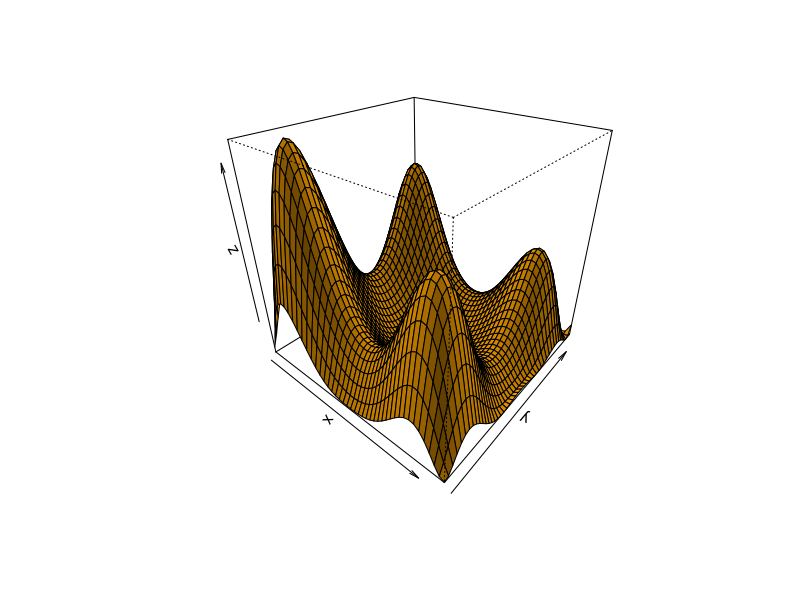

The R script that drew this image: (Note: this script raises an error after producing the figure.)
#Práctica 7: búsqueda local. Código base en Ref. [].

library(reshape2) 
library(lattice)
library(parallel)

g <- function(x, y) {
  return (((x + 0.5)^4 - 30 * x^2 - 20 * x + (y + 0.5)^4 - 30 * y^2 - 20 * y)^2/100)
}
x <- seq(-6, 5, 0.25)
y <-  x
z <- outer(x, y, g)
png("p7_2.png", width=700, height=700)
persp(x, y, z, shade=0.2, col='orange', theta=40, phi=30)
graphics.off()

low <- -3
high <- 3
step <- 0.25
replicas <- 100

replica <- function(t){
  puntosxy<- c()
  curr <- c( x = runif(1, min = low, max = high), y = runif(1, min = low, max = high))
  best <- curr
  for (tiempo in 1:t) {
    delta <- runif(1, 0, step)
    left <- curr + c(-delta,0) 
    right <- curr + c(delta,0) 
    up <- curr + c(0,-delta) 
    down <- curr + c(0,delta) 
    puntos <- c(left, right, up, down)
    
    for(k in 1:8){
      if(puntos[k] < (-3)){
        puntos[k] <- puntos[k]+3 
      }
      if(puntos[k] > 3){
        puntos[k] <- puntos[k]-3
      }
    }
    vecx <- c()
    vecy <- c()
    for(p in 1:8){
      if(p %% 2 == 0){
        vecy <- c(vecy,puntos[p])
      }else{
        vecx <- c(vecx,puntos[p])
      }
    }
    valg <- c()
    for(q in 1:4){
      valg <- c(valg, g(vecx[q], vecy[q]) )
    }
    dm <- which.max(valg)
    curr <- c(vecx[dm], vecy[dm])
    puntosxy <- c(puntosxy, vecx[dm],vecy[dm])
  }
  return(puntosxy)
}

resultado <- c()
for(q in 1:30){
  resultado <- c(resultado, replica(100))
}

vx <- c()
vy <- c()
for(p in 1:6000){
  if(p %% 2 == 0){
    vy <- c(vy,resultado[p])
  }else{
    vx <- c(vx,resultado[p])
  }
}

vx1 <- c(vx[1:100])
vx2 <- c(vx[101:200])
vx3 <- c(vx[201:300])
vx4 <- c(vx[301:400])
vx5 <- c(vx[401:500])
vx6 <- c(vx[501:600])
vx7 <- c(vx[601:700])
vx8 <- c(vx[701:800])
vx9 <- c(vx[801:900])
vx10 <- c(vx[901:1000])
vx11 <- c(vx[1001:1100])
vx12 <- c(vx[1101:1200])
vx13 <- c(vx[1201:1300])
vx14 <- c(vx[1301:1400])
vx15 <- c(vx[1401:1500])
vx16 <- c(vx[1501:1600])
vx17 <- c(vx[1601:1700])
vx18 <- c(vx[1701:1800])
vx19 <- c(vx[1801:1900])
vx20 <- c(vx[1901:2000])
vx21 <- c(vx[2001:2100])
vx22 <- c(vx[2101:2200])
vx23 <- c(vx[2201:2300])
vx24 <- c(vx[2301:2400])
vx25 <- c(vx[2401:2500])
vx26 <- c(vx[2501:2600])
vx27 <- c(vx[2601:2700])
vx28 <- c(vx[2701:2800])
vx29 <- c(vx[2801:2900])
vx30 <- c(vx[2901:3000])


vy1 <- c(vy[1:100])
vy2 <- c(vy[101:200])
vy3 <- c(vy[201:300])
vy4 <- c(vy[301:400])
vy5 <- c(vy[401:500])
vy6 <- c(vy[501:600])
vy7 <- c(vy[601:700])
vy8 <- c(vy[701:800])
vy9 <- c(vy[801:900])
vy10 <- c(vy[901:1000])
vy11 <- c(vy[1000:1100])
vy12 <- c(vy[1101:1200])
vy13 <- c(vy[1201:1300])
vy14 <- c(vy[1301:1400])
vy15 <- c(vy[1401:1500])
vy16 <- c(vy[1501:1600])
vy17 <- c(vy[1601:1700])
vy18 <- c(vy[1701:1800])
vy19 <- c(vy[1801:1900])
vy20 <- c(vy[1901:2000])
vy21 <- c(vy[2001:2100])
vy22 <- c(vy[2101:2200])
vy23 <- c(vy[2201:2300])
vy24 <- c(vy[2301:2400])
vy25 <- c(vy[2401:2500])
vy26 <- c(vy[2501:2600])
vy27 <- c(vy[2601:2700])
vy28 <- c(vy[2701:2800])
vy29 <- c(vy[2801:2900])
vy30 <- c(vy[2901:3000])


suppressMessages(library(doParallel))
registerDoParallel(makeCluster(detectCores() - 1))
for(j in 1:100){
  x <- seq(-6, 5, 0.25)
  y <-  x
  z <- outer(x, y, g)
  dimnames(z) <- list(x, y)
  d <- melt(z)
  names(d) <- c("x", "y", "z")
  if(j < 10){
    nombre <-  paste0("p7_100", j, ".png", sep="")
  }else if(j>= 10 & j < 100){ 
    nombre <-  paste0("p7_10", j, ".png", sep="") }else{
      nombre <-  paste0("p7_1", j, ".png", sep="")
    }
  png(nombre, width=500, height=500)
  plot(levelplot(z ~ x * y, data = d))
  trellis.focus("panel", 1, 1)
  lpoints(vx1[j], vy1[j], pch=1, col="black")
  trellis.unfocus()
  trellis.focus("panel"[1], 1, 1)
  lpoints(vx2[j], vy2[j], pch=2, col="black")
  trellis.unfocus()
  trellis.focus("panel"[1], 1, 1)
  lpoints(vx3[j], vy3[j], pch=3, col="black")
  trellis.unfocus()
  trellis.focus("panel"[1], 1, 1)
  lpoints(vx4[j], vy4[j], pch=4, col="black")
  trellis.unfocus()
  trellis.focus("panel"[1], 1, 1)
  lpoints(vx5[j], vy5[j], pch=5, col="black")
  trellis.unfocus()
  trellis.focus("panel", 1, 1, highlight=FALSE)
  lpoints(vx6[j], vy6[j], pch=6, col="black", cex=1)
  trellis.unfocus()
  trellis.focus("panel", 1, 1, highlight=FALSE)
  lpoints(vx7[j], vy7[j], pch=7, col="black", cex=1)
  trellis.unfocus()
  trellis.focus("panel"[1], 1, 1, highlight=FALSE)
  lpoints(vx8[j], vy8[j], pch=8, col="black", cex=1)
  trellis.unfocus()
  trellis.focus("panel", 1, 1, highlight=FALSE)
  lpoints(vx9[j], vy9[j], pch=9, col="black", cex=1)
  trellis.unfocus()
  trellis.focus("panel", 1, 1, highlight=FALSE)
  lpoints(vx10[j], vy10[j], pch=10, col="black", cex=1)
  trellis.unfocus()
  trellis.focus("panel", 1, 1, highlight=FALSE)
  lpoints(vx11[j], vy11[j], pch=11, col="black", cex=1)
  trellis.unfocus()
  trellis.focus("panel", 1, 1, highlight=FALSE)
  lpoints(vx12[j], vy12[j], pch=12, col="black", cex=1)
  trellis.unfocus()
  trellis.focus("panel", 1, 1, highlight=FALSE)
  lpoints(vx13[j], vy13[j], pch=13, col="black", cex=1)
  trellis.unfocus()
  trellis.focus("panel", 1, 1, highlight=FALSE)
  lpoints(vx14[j], vy14[j], pch=14, col="black", cex=1)
  trellis.unfocus()
  trellis.focus("panel", 1, 1, highlight=FALSE)
  lpoints(vx15[j], vy15[j], pch=15, col="black", cex=1)
  trellis.unfocus()
  
  graphics.off() 
}